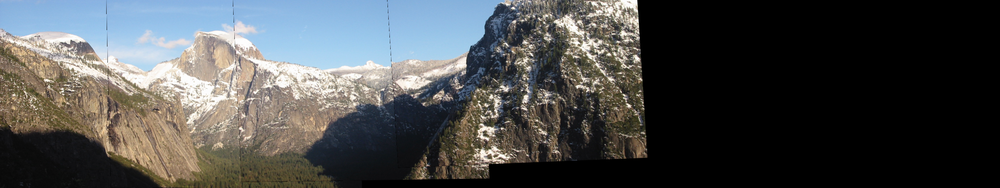
//> input picture output/stitch.png, 1000 x 188 px, shrunk from 2560 x 480 before the run
$ ./main   (built with g++ and OpenCV 4)
//> lines starting //> are read from the running program, lines starting //| are printed output that depends on the picture
#include <iostream>
#include <fstream>
#include <cstdlib>
#include <algorithm>

#include "opencv2/imgproc.hpp"
#include "opencv2/imgcodecs.hpp"
#include "opencv2/highgui.hpp"
#include "opencv2/xfeatures2d/nonfree.hpp"
#include "opencv2/calib3d/calib3d.hpp"

using namespace std;
using namespace cv;

int image_num;
string prefix;
string image_type;

void Log(vector<DMatch> matches, string fname);
bool FileExist(string str);
void SaveImage(string name, Mat img);
void FilterMatchesByDistance(vector<DMatch> & matches, double distThres);
void Fit_Ransac(vector<DMatch> matches, vector<KeyPoint> queryKps, vector<KeyPoint> trainKps, int seedSz, int iterNum, Mat & homography);
bool Fit(vector<DMatch> matches, vector<KeyPoint> dstKps, vector<KeyPoint> srcKps, vector<int>shuffleArray, int seedSz, Mat & homography);

void DetectAndDescribe(vector<Mat> & imgs_bgr, vector<Mat> & imgs, vector<Mat> & descriptors, vector<vector<KeyPoint>> & kps);
void MatchNextTo(int i, BFMatcher matcher, vector<DMatch> & matches, vector<Mat> imgs, vector<Mat> descriptors, vector<vector<KeyPoint>> kps);
void WarpNextToFit(int i, vector<DMatch> & matches, vector<Mat> & imgs_bgr, vector<vector<KeyPoint>> kps, Mat & lasthomo, vector<Mat> & warps);
void Stitch(vector<Mat> warps);

int main(int argc, char ** argv)
{
	image_num = 0;
	vector<Mat> descriptors;
	vector<Mat> imgs;
	vector<Mat> imgs_bgr;
	vector<vector<KeyPoint>> kps;

	cout << "Rename your input files in the directory by 'some_identical_name'+consecutive numbers, eg. 'yosemite1', 'yosemite2', ..." << endl;
	cout << "Input your file name prefix here, eg. yosemite:" << endl;
	cin >> prefix;
//> the answer given: output/stitch.png
	cout << "Input the maximum, eg. 4" << endl;
	cin >> image_num;
//> the answer given: 3
	cout << "Input the file type, eg. jpg" << endl;
	cin >> image_type;
//> the answer given: output/stitch.png
	image_type = '.' + image_type;

	if (!FileExist(prefix + to_string(1) +image_type)) {
		cout <<"the input file does not exist" <<endl;
		return 0;
	}

	DetectAndDescribe(imgs_bgr, imgs, descriptors, kps);

	BFMatcher matcher;
	vector<Mat> warps;
	Mat lasthomo;
	for (int i = 0; i < image_num - 1; i++) {
		vector<DMatch> matches;
		MatchNextTo(i, matcher, matches, imgs, descriptors, kps);
		WarpNextToFit(i, matches,imgs_bgr, kps,lasthomo, warps);
	}

	Stitch(warps);

	return 0;
}

void DetectAndDescribe(vector<Mat> & imgs_bgr, vector<Mat> & imgs, vector<Mat> & descriptors, vector<vector<KeyPoint>> & kps) {

	Ptr<Feature2D> f2d = xfeatures2d::SIFT::create(0, 4, 0.1, 10, 1.6);
	for (int i = 0; i < image_num; i++) {
		//read images
		string fname = prefix + to_string(i + 1) + image_type;
		Mat img_bgr = imread(fname);
//> img_bgr is the input picture: 188 rows x 1000 cols, CV_8UC3; mean B, G, R 76.9, 76.8, 75.1
		imgs_bgr.push_back(img_bgr);
		Mat newimg;
		cvtColor(img_bgr, newimg, CV_BGR2GRAY);
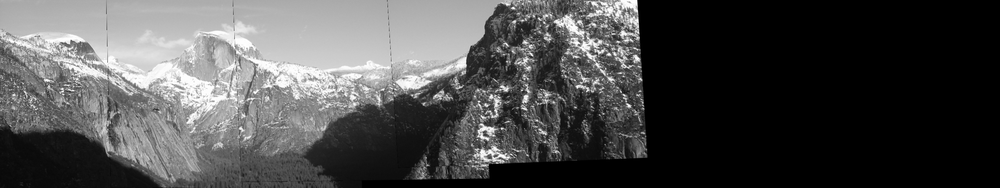
//> newimg: 188 rows x 1000 cols, CV_8UC1; min 0, max 255, mean 76.3
		imgs.push_back(newimg);

		//calculate keypoints
		vector<KeyPoint> newkps;
		f2d->detect(newimg, newkps);
//> newkps = 473 keypoints; strongest (x, y, size): (513, 8, 1.9), (629, 106, 2.6), (637, 59, 4.6), (609, 54, 2.3)
		kps.push_back(newkps);
//> kps = 1 item

		//calculate descriptors
		Mat newdescriptor;
		f2d->compute(newimg, newkps, newdescriptor);
		descriptors.push_back(newdescriptor);
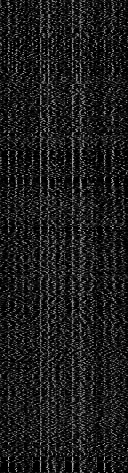
//> descriptors[0]: 473 rows x 128 cols, CV_32FC1; min 0, max 185, mean 28.5
//> in main, `DetectAndDescribe(imgs_bgr, imgs, descriptors, kps);`: kps = 3 items
//> the loop in main, `for (int i = 0; i < image_num - 1; i++)` made 2 passes
//> (matches in MatchNextTo, sz in Log, matches, lasthomo) on pass 1: (473 matches, 473, 473 matches, [[1, 0, 0], [0, 1, 0], [0, 0, 1]])
//> (matches in MatchNextTo, sz in Log, matches, lasthomo in WarpNextToFit) on pass 2: (473 matches, 473, 473 matches, [[1, 0, 0], [0, 1, 0], [0, 0, 1]])
//> pass 1, in MatchNextTo, `drawMatches(imgs[i + 1], kps[i + 1], imgs[i], kps[i], matches, out);`:
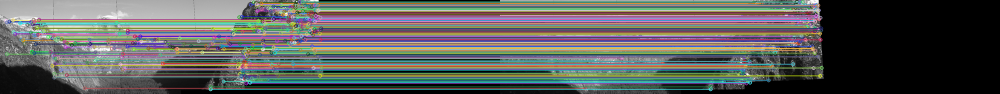
//> out: 188 rows x 2000 cols, CV_8UC3 (shown at 1/2 size); mean B, G, R 91.8, 94.6, 92.8
//> pass 1, in WarpNextToFit, `warpPerspective(imgs_bgr[i + 1], warpRes, newhomo, Size(imgs_bgr[i].si..`:
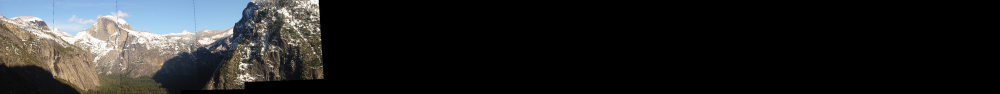
//> warpRes: 188 rows x 2000 cols, CV_8UC3 (shown at 1/2 size); mean B, G, R 38.4, 38.4, 37.5
//> pass 2, in MatchNextTo (call 2), `drawMatches(imgs[i + 1], kps[i + 1], imgs[i], kps[i], matches, out);`:
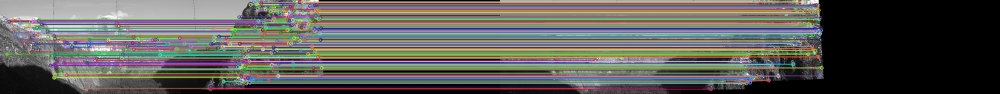
//> out: 188 rows x 2000 cols, CV_8UC3 (shown at 1/2 size); mean B, G, R 89.5, 93.7, 94.7
//> pass 2, in WarpNextToFit (call 2), `warpPerspective(imgs_bgr[i + 1], warpRes, newhomo, Size(imgs_bgr[i].si..`:
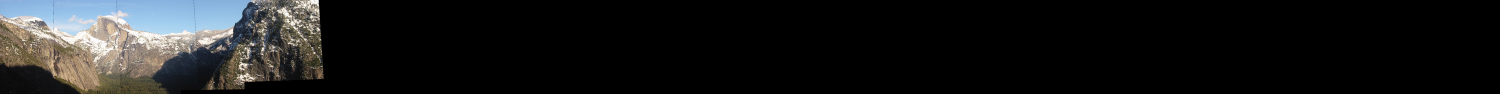
//> warpRes: 188 rows x 3000 cols, CV_8UC3 (shown at 1/2 size); mean B, G, R 25.6, 25.6, 25
	}
}

void MatchNextTo(int i, BFMatcher matcher, vector<DMatch> & matches, vector<Mat> imgs, vector<Mat> descriptors, vector<vector<KeyPoint>> kps) {
	Mat out;
	matcher.match(descriptors[i + 1], descriptors[i], matches);
	FilterMatchesByDistance(matches, 100);

	string match_fname = "match" + to_string(i) + "_" + to_string(i + 1);
	Log(matches, match_fname);
	drawMatches(imgs[i + 1], kps[i + 1], imgs[i], kps[i], matches, out);
	SaveImage(match_fname, out);
}

void WarpNextToFit(int i, vector<DMatch> & matches, vector<Mat> & imgs_bgr,
	vector<vector<KeyPoint>> kps, Mat & lasthomo, vector<Mat> & warps) {
	//calculate homography
	Mat newhomo;
	Fit_Ransac(matches, kps[i + 1], kps[i], 3, 10, newhomo);//i+1->i
	Mat warpRes;
	if (i > 0) {
		newhomo *= lasthomo;
	}
	lasthomo = newhomo.clone();

	//warp images
	if (i == 0) {
		warps.push_back(imgs_bgr[i]);
	}
	warpPerspective(imgs_bgr[i + 1], warpRes, newhomo,
		Size(imgs_bgr[i].size().width*(i + 2), imgs_bgr[i + 1].size().height));
	warps.push_back(warpRes);
	SaveImage("warp" + to_string(i + 1), warpRes);
}

void SaveImage(string name,Mat img) {
	imwrite("output/"+name+".png",img);
}

bool FileExist(string str) {
	string newStr = str;
	std::ifstream fin(newStr);
	if (fin) {
		cout << "File '" + str + "' found in directory" << endl;
		return true;
	}
	else {
		return false;
	}
}

void Log(vector<DMatch> matches, string fname) {
	fname = "output/" + fname+".txt";
	if (FileExist(fname)) {
		return;
	}
	ofstream outfile(fname);

	int sz = matches.size();
	outfile << sz <<endl;
	for (int i = 0; i < sz;i++) {
		outfile << matches[i].queryIdx<<'\t';
		outfile << matches[i].trainIdx << '\t';
		outfile << matches[i].distance << endl;
	}

	outfile.close();
}

void FilterMatchesByDistance(vector<DMatch> & matches, double distThres) {
	vector<DMatch> newMatch;
	for (int i = 0; i < matches.size(); i++) {
		if (matches[i].distance <= distThres) {
			newMatch.push_back(matches[i]);
		}
	}
	matches.swap(newMatch);
}

void Fit_Ransac(vector<DMatch> matches, vector<KeyPoint> queryKps, vector<KeyPoint> trainKps,int seedSz, int iterNum, Mat & homography) {
	vector<int> shuffleArray;
	for (int i = 0; i < matches.size(); i++) {
		shuffleArray.push_back(i);
	}

	for (int iteration = 1; iteration <= iterNum; iteration++) {
		random_shuffle(shuffleArray.begin(), shuffleArray.end());
		//calculate affine transform query-(affine trans)->train //size(query)>size(train)
		if (Fit(matches, trainKps,queryKps,shuffleArray,seedSz,homography) == true) {
			cout << "good fittings found" << endl;
			break;
		}
	}
}

bool Fit(vector<DMatch> matches, vector<KeyPoint> dstKps, vector<KeyPoint> srcKps,vector<int>shuffleArray, int seedSz, Mat & homography) { //seedSz>=3
	bool res = true;

	vector<Point2f> dstpts;
	vector<Point2f> srcpts;

	for (int i = 0; i < seedSz; i++) {
		int shuffleIndex = shuffleArray[i];
		srcpts.push_back(srcKps[matches[shuffleIndex].queryIdx].pt);
		dstpts.push_back(dstKps[matches[shuffleIndex].trainIdx].pt);
	}

	Mat warp = getAffineTransform(srcpts, dstpts);

	int inlierNum = 0;
	double inlierthres = 20;
	double minInlierRate = 0.8;

	//calculate ratio of inliers
	//return true if inlier ratio > minInlierRate
	//...

	for (int i = 0; i < matches.size(); i++) {
		int srcIdx=matches[i].queryIdx;
		int dstIdx = matches[i].trainIdx;
		double x = srcKps[srcIdx].pt.x;
		double y = srcKps[srcIdx].pt.y;
		double x_dst = dstKps[dstIdx].pt.x;
		double y_dst = dstKps[dstIdx].pt.y;
		double x_a = warp.at<double>(0, 0)*x + warp.at<double>(0,1)*y+ warp.at<double>(0, 2);
		double y_a = warp.at<double>(1, 0)*x + warp.at<double>(1, 1)*y + warp.at<double>(1, 2);
		double dist = sqrt((x_a-x_dst)*(x_a - x_dst)+ (y_a - y_dst)*(y_a - y_dst));
		if (dist <= inlierthres) {
			inlierNum++;
		}
	}

	if (inlierNum < minInlierRate * matches.size()) {
		res = false;
	}
	homography = Mat::zeros(Size(3, 3), CV_64F);
	for (int i = 0; i < 3; i++) {
		for (int j = 0; j < 3; j++) {
			if (i <= 1) {
				homography.at<double>(i, j) = warp.at<double>(i, j);
			}
			else if (j == 2) {
				homography.at<double>(i, j) = 1;
			}
		}
	}
	cout << homography.at<double>(0, 0) << "\t" << homography.at<double>(0, 1) << "\t" << homography.at<double>(0, 2) << endl;
	cout << homography.at<double>(1, 0) << "\t" << homography.at<double>(1, 1) << "\t" << homography.at<double>(1, 2) << endl;
	cout << homography.at<double>(2, 0) << "\t" << homography.at<double>(2, 1) << "\t" << homography.at<double>(2, 2) << endl;

	return res;
}

void Stitch(vector<Mat> warps) {
	Mat dst;
	int sz = warps.size();
//> sz = 3
	dst = warps[sz - 1].clone();

	int h = warps[sz-1].size().height;
//> h = 188
	int w = warps[sz-1].size().width;
//> w = 3000

	for (int i = sz-2; i >=0; i--) {
		for (int y = 0; y < h; y++) {
			for (int x = 0; x < warps[i].size().width; x++) {
				if (dst.at<Vec3b>(y, x) == Vec3b(0,0,0)
					&& warps[i].at<Vec3b>(y, x) != Vec3b(0, 0, 0)) {
					dst.at<Vec3b>(y, x) = warps[i].at<Vec3b>(y, x);
				}
			}
		}
	}
//> this loop made 2 passes
	SaveImage("stitch", dst);
	waitKey();
}
